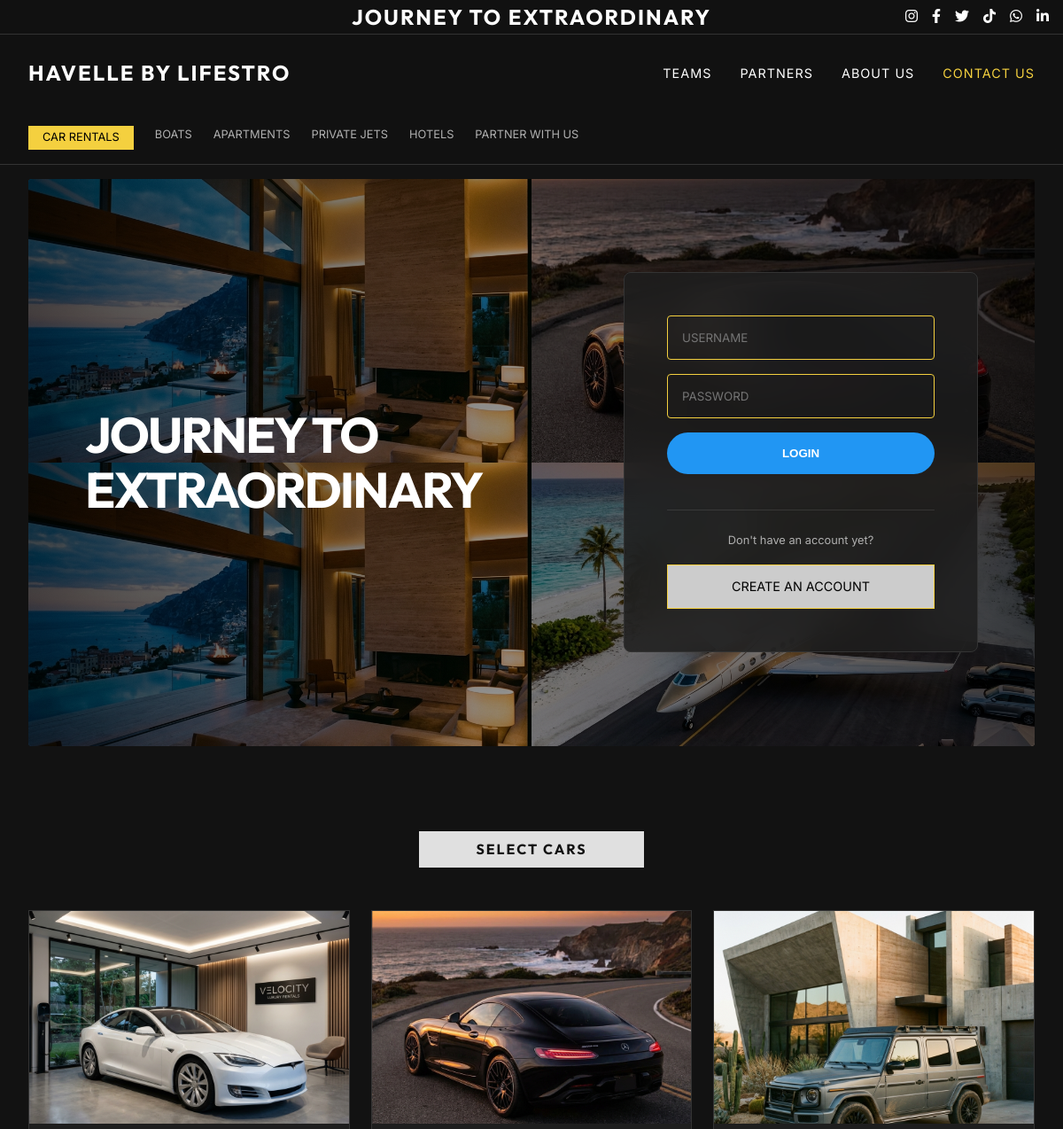
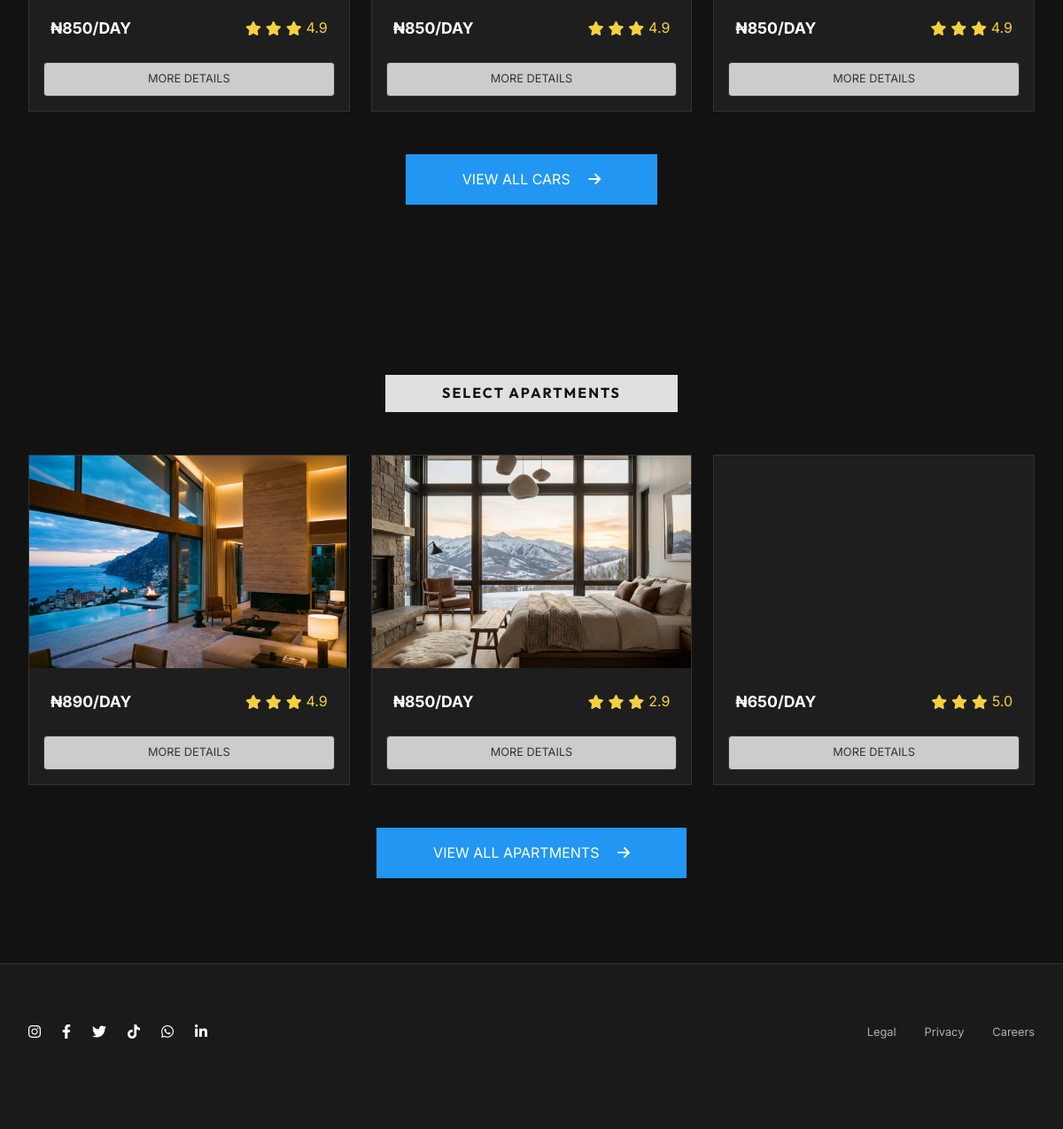
The page / on the database its author committed (2 pictures, top to bottom).
### landing/models.py (models this page shows, shortened)
class RentalItem(models.Model):
    category = models.ForeignKey(Category, on_delete=models.CASCADE, related_name='items')
    name = models.CharField(max_length=200)
    description = models.TextField()
    price_per_day = models.DecimalField(max_digits=10, decimal_places=2)
    rating = models.DecimalField(max_digits=3, decimal_places=1, default=5.0)
    image = models.ImageField(upload_to='rentals/')
    video_url = models.URLField(blank=True, null=True, help_text="Link to YouTube or Vimeo video")
    is_featured = models.BooleanField(default=False)

### landing/views.py (the view)
# urls.py: path('', views.index, name='index'),
def index(request):
    cars = RentalItem.objects.filter(category__slug='cars', is_featured=True)
    apartments = RentalItem.objects.filter(category__slug='apartments', is_featured=True)
    return render(request, 'landing/index.html', {
        'cars': cars,
        'apartments': apartments
    })

### landing/templates/landing/index.html (shortened to what this page needs)
{% load static %}
<!DOCTYPE html>
<html lang="en">
<head>
    <link rel="stylesheet" href="{% static 'landing/css/style.css' %}">
    <link rel="stylesheet" href="https://cdnjs.cloudflare.com/ajax/libs/font-awesome/6.0.0/css/all.min.css">
</head>
<body>
    <header>
        <div class="top-bar"
            style="position: relative; display: flex; justify-content: center; align-items: center; padding: 0 1rem;">
            <span class="logo" style="text-align: center;">Journey to Extraordinary</span>
            <div class="social-icons" style="position: absolute; right: 1rem; display: flex; gap: 1rem;">
                <a href="#"><i class="fab fa-instagram"></i></a>
                <a href="#"><i class="fab fa-facebook-f"></i></a>
                <a href="#"><i class="fab fa-twitter"></i></a>
                <a href="#"><i class="fab fa-tiktok"></i></a>
                <a href="#"><i class="fab fa-whatsapp"></i></a>
                <a href="#"><i class="fab fa-linkedin-in"></i></a>
            </div>
        </div>
        <div class="container">
            <nav class="main-nav">
                <div class="logo">HAVELLE BY LIFESTRO</div>
                <ul class="nav-links">
                    <li><a href="{% url 'team_list' %}">Teams</a></li>
                    <li><a href="{% url 'partners_list' %}">PARTNERS</a></li>
                    <li><a href="{% url 'about_us' %}">About Us</a></li>
                    <li><a href="{% url 'contact_us' %}" style="color: var(--accent-gold);">Contact Us</a></li>
                </ul>
            </nav>
            <div class="sub-nav">
                <a href="{% url 'car_list' %}"
                    style="background: var(--accent-gold); color: #000; padding: 0.2rem 1rem;">CAR RENTALS</a>
                <a href="{% url 'boat_list' %}">BOATS</a>
                <a href="{% url 'apartment_list' %}">APARTMENTS</a>
                <a href="{% url 'jet_list' %}">PRIVATE JETS</a>
                <a href="{% url 'hotel_list' %}">HOTELS</a>
                <a href="{% url 'partner_with_us' %}">PARTNER WITH US</a>
            </div>
        </div>
    </header>
    <main class="container">
        <section class="hero">
            <div class="hero-bg-collage">
                <div class="collage-item item-apartment"></div>
                <div class="collage-item item-car"></div>
                <div class="collage-item item-boat"></div>
            </div>
            <div class="hero-content">
                <div class="hero-text">
                    <h1>Journey to Extraordinary</h1>
                </div>
                <div class="auth-card">
                    {% if user.is_authenticated %}
                    <div style="text-align: center;">
                        <p style="margin-bottom: 1rem;">Logged in as <strong>{{ user.username }}</strong></p>
                        <a href="{% url 'logout' %}" class="btn-fill"
                            style="padding: 0.8rem 2rem; display: inline-block;">LOGOUT</a>
                    </div>
                    {% else %}
                    <form method="POST" action="{% url 'login_register' %}">
                        <input type="text" name="username" placeholder="USERNAME" required>
                        <input type="password" name="password" placeholder="PASSWORD" required>
                        <button type="submit" style="margin-bottom: 1rem;">LOGIN</button>
                        <div
                            style="text-align: center; margin-top: 1.5rem; border-top: 1px solid rgba(255,255,255,0.1); padding-top: 1.5rem;">
                            <p style="font-size: 0.8rem; color: var(--text-secondary); margin-bottom: 1rem;">Don't have
                                an account yet?</p>
                            <a href="{% url 'register' %}" class="btn-outline"
                                style="display: block; width: 100%; text-align: center; padding: 0.8rem; text-decoration: none; border-color: var(--accent-gold); color: black;">
                                CREATE AN ACCOUNT
                            </a>
                        </div>
                    </form>
                    {% endif %}
                </div>
            </div>
        </section>
        <section class="grid-section">
            <div class="section-header">
                <h2>Select Cars</h2>
            </div>
            <div class="items-grid">
                {% for car in cars %}
                <div class="item-card">
                    <div class="item-img"
                        style="background-image: url('{% static 'landing/images/' %}{{ car.name|slugify }}.png');">
                    </div>
                    <div class="item-info">
                        <span class="price">₦{{ car.price_per_day|floatformat:0 }}/DAY</span>
                        <span class="rating"><i class="fas fa-star"></i><i class="fas fa-star"></i><i
                                class="fas fa-star"></i> {{ car.rating }}</span>
                    </div>
                    <div class="item-booking" style="padding: 0 1rem 1rem; display: flex; justify-content: center;">
                        <a href="{% url 'item_detail' car.id %}" class="btn-outline"
                            style="width: 100%; text-align: center; font-size: 0.8rem; padding: 0.5rem; border-radius: 4px;">MORE
                            DETAILS</a>
                    </div>
                </div>
                {% empty %}
                <div class="item-card">
                    <div class="preview-placeholder">NO CARS AVAILABLE</div>
                </div>
                {% endfor %}
            </div>
            <div class="action-bar">
                {% if user.is_authenticated %}
                <a href="{% url 'car_list' %}" class="btn-fill">
                    VIEW ALL CARS <i class="fas fa-arrow-right" style="margin-left: 1rem;"></i>
                </a>
                {% else %}
                <a href="#" class="btn-fill" onclick="alert('Please log in to view all cars'); return false;">
                    VIEW ALL CARS <i class="fas fa-arrow-right" style="margin-left: 1rem;"></i>
                </a>
                {% endif %}
            </div>
        </section>
        <section class="grid-section">
            <div class="section-header">
                <h2>Select Apartments</h2>
            </div>
            <div class="items-grid">
                {% for apt in apartments %}
                <div class="item-card">
                    <div class="item-img"
                        style="background-image: url('{% static 'landing/images/' %}{{ apt.name|slugify }}.png');">
                    </div>
                    <div class="item-info">
                        <span class="price">₦{{ apt.price_per_day|floatformat:0 }}/DAY</span>
                        <span class="rating"><i class="fas fa-star"></i><i class="fas fa-star"></i><i
                                class="fas fa-star"></i> {{ apt.rating }}</span>
                    </div>
                    <div class="item-booking" style="padding: 0 1rem 1rem; display: flex; justify-content: center;">
                        <a href="{% url 'item_detail' apt.id %}" class="btn-outline"
                            style="width: 100%; text-align: center; font-size: 0.8rem; padding: 0.5rem; border-radius: 4px;">MORE
                            DETAILS</a>
                    </div>
                </div>
                {% empty %}
                <div class="item-card">
                    <div class="preview-placeholder">NO APARTMENTS AVAILABLE</div>
                </div>
                {% endfor %}
            </div>
            <div class="action-bar">
                <a href="{% if user.is_authenticated %}{% url 'apartment_list' %}{% else %}#{% endif %}"
                    class="btn-fill" {% if not user.is_authenticated %}
                    onclick="alert('Please log in to view all apartments'); return false;" {% endif %}>
                    VIEW ALL APARTMENTS <i class="fas fa-arrow-right" style="margin-left: 1rem;"></i>
                </a>
            </div>
        </section>
    </main>
    <footer>
        <div class="container">
            <div class="footer-top">
                <div class="social-links">
                    <a href="#"><i class="fab fa-instagram"></i></a>
                    <a href="#"><i class="fab fa-facebook-f"></i></a>
                    <a href="#"><i class="fab fa-twitter"></i></a>
                    <a href="#"><i class="fab fa-tiktok"></i></a>
                    <a href="#"><i class="fab fa-whatsapp"></i></a>
                    <a href="#"><i class="fab fa-linkedin-in"></i></a>
                </div>
                <div class="footer-nav">
                    <a href="#">Legal</a>
                    <a href="#">Privacy</a>
                    <a href="#">Careers</a>
                </div>
            </div>
        </div>
    </footer>
</body>
</html>

### landing/static/landing/css/style.css (style rules this page uses)
:root { --bg-color: #121212; --card-bg: #1e1e1e; --text-primary: #ffffff; --text-secondary: #b0b0b0; --accent-gold: #f4d03f; --accent-blue: #2196f3; --accent-blue-hover: #1976d2; --border-color: #333333; --input-bg: #2a2a2a; --transition-smooth: all 0.3s cubic-bezier(0.4, 0, 0.2, 1); }
* { margin: 0; padding: 0; box-sizing: border-box; }
body { background-color: var(--bg-color); color: var(--text-primary); font-family: 'Inter', sans-serif; line-height: 1.6; overflow-x: hidden; }
h1, h2, h3, .logo { font-family: 'Outfit', sans-serif; }
a { text-decoration: none; color: inherit; transition: var(--transition-smooth); }
ul { list-style: none; }
.container { max-width: 1400px; margin: 0 auto; padding: 0 2rem; }
header { background: rgba(18, 18, 18, 0.95); backdrop-filter: blur(10px); border-bottom: 1px solid var(--border-color); position: sticky; top: 0; z-index: 1000; }
.top-bar { padding: 1rem 0; text-align: center; border-bottom: 1px solid var(--border-color); }
.main-nav { display: flex; justify-content: space-between; align-items: center; padding: 1.5rem 0; }
.logo { font-size: 1.5rem; font-weight: 700; letter-spacing: 2px; text-transform: uppercase; }
.nav-links { display: flex; gap: 2rem; }
.nav-links a { text-transform: uppercase; font-size: 0.9rem; letter-spacing: 1px; font-weight: 400; }
.sub-nav { display: flex; gap: 1.5rem; padding: 1rem 0; font-size: 0.8rem; color: var(--text-secondary); }
.hero { position: relative; height: 80vh; display: flex; align-items: center; margin-top: 1rem; border-radius: 4px; overflow: hidden; background: #000; }
.hero-bg-collage { position: absolute; inset: 0; display: grid; grid-template-columns: 1fr 1fr; grid-template-rows: 1fr 1fr; z-index: 0; }
.collage-item { background-size: cover; background-position: center; position: relative; }
.item-apartment { background-image: url('../images/ocean-view-villa.png'); }
.item-car { background-image: url('../images/sports-car.png'); }
.item-boat { background-image: url('../images/ocean-view-villa.png'); }
.hero::after { content: ''; position: absolute; inset: 0; background: linear-gradient(90deg, rgba(0, 0, 0, 0.7) 0%, rgba(0, 0, 0, 0.4) 50%, rgba(0, 0, 0, 0.7) 100%); z-index: 1; }
.hero-content { position: relative; z-index: 10; display: flex; justify-content: space-between; align-items: center; width: 100%; padding: 0 4rem; }
.hero-text h1 { font-size: 3.5rem; max-width: 600px; line-height: 1.1; text-transform: uppercase; letter-spacing: -2px; }
.auth-card { background: rgba(30, 30, 30, 0.85); backdrop-filter: blur(20px); padding: 3rem; border-radius: 8px; border: 1px solid var(--border-color); width: 400px; }
.auth-card input { width: 100%; padding: 1rem; margin-bottom: 1rem; background: transparent; border: 1px solid var(--accent-gold); color: white; font-family: inherit; border-radius: 4px; }
.auth-card button { width: 100%; padding: 1rem; background: var(--accent-blue); color: white; border: none; border-radius: 30px; font-weight: 600; cursor: pointer; transition: var(--transition-smooth); }
.grid-section { padding: 6rem 0; }
.section-header { display: flex; justify-content: center; margin-bottom: 3rem; }
.section-header h2 { background: #e0e0e0; color: #121212; padding: 0.5rem 4rem; text-transform: uppercase; font-size: 1rem; letter-spacing: 2px; }
.items-grid { display: grid; grid-template-columns: repeat(auto-fill, minmax(320px, 1fr)); gap: 1.5rem; }
.item-card { background: var(--card-bg); border: 1px solid var(--border-color); overflow: hidden; transition: var(--transition-smooth); position: relative; }
.item-img { height: 240px; background-size: cover; background-position: center; }
.item-info { padding: 1.5rem; display: flex; justify-content: space-between; align-items: center; }
.price { font-weight: 700; font-size: 1.1rem; }
.rating { color: var(--accent-gold); display: flex; align-items: center; gap: 0.3rem; }
.action-bar { display: flex; justify-content: center; gap: 2rem; margin-top: 3rem; }
.btn-outline { border: 1px solid var(--border-color); padding: 1rem 4rem; font-size: 0.9rem; background: #ccc; color: #333; }
.btn-fill { background: var(--accent-blue); padding: 1rem 4rem; color: white; }
footer { padding: 4rem 0; border-top: 1px solid var(--border-color); background: #1a1a1a; }
.footer-top { display: flex; justify-content: space-between; align-items: center; margin-bottom: 2rem; }
.social-links { display: flex; gap: 1.5rem; }
.footer-nav { display: flex; gap: 2rem; font-size: 0.8rem; color: var(--text-secondary); }

### rows shown on the page
RentalItem: shows a picture, price_per_day "850", rating "4.9"
RentalItem: shows a picture, price_per_day "850", rating "4.9"
RentalItem: shows a picture, price_per_day "850", rating "4.9"
RentalItem: shows a picture, price_per_day "890", rating "4.9"
RentalItem: shows a picture, price_per_day "850", rating "2.9"
RentalItem: price_per_day "650", rating "5.0"
